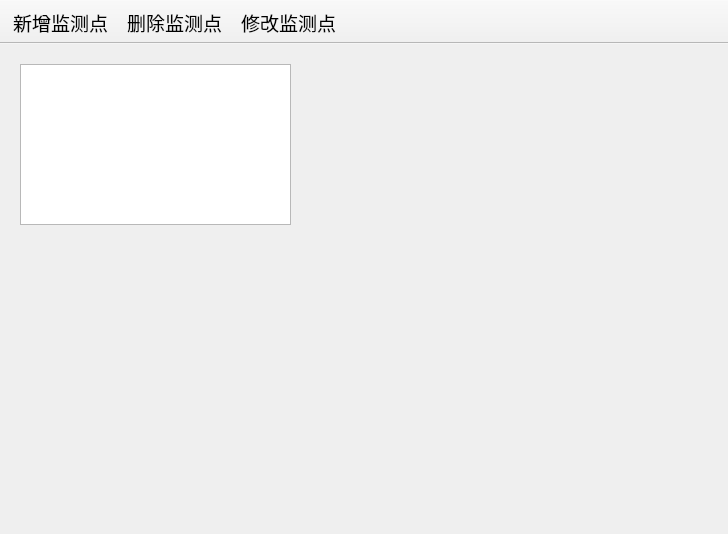
<?xml version="1.0" encoding="UTF-8"?>
<ui version="4.0">
 <class>PlacePage</class>
 <widget class="QMainWindow" name="PlacePage">
  <property name="geometry">
   <rect>
    <x>0</x>
    <y>0</y>
    <width>728</width>
    <height>534</height>
   </rect>
  </property>
  <property name="font">
   <font>
    <family>Times New Roman</family>
    <pointsize>14</pointsize>
   </font>
  </property>
  <property name="contextMenuPolicy">
   <enum>Qt::NoContextMenu</enum>
  </property>
  <property name="windowTitle">
   <string>MainWindow</string>
  </property>
  <widget class="QWidget" name="centralwidget">
   <widget class="QTableView" name="tableView">
    <property name="geometry">
     <rect>
      <x>20</x>
      <y>20</y>
      <width>271</width>
      <height>161</height>
     </rect>
    </property>
    <property name="contextMenuPolicy">
     <enum>Qt::CustomContextMenu</enum>
    </property>
    <property name="sizeAdjustPolicy">
     <enum>QAbstractScrollArea::AdjustToContents</enum>
    </property>
    <property name="alternatingRowColors">
     <bool>true</bool>
    </property>
    <property name="selectionMode">
     <enum>QAbstractItemView::SingleSelection</enum>
    </property>
    <property name="selectionBehavior">
     <enum>QAbstractItemView::SelectRows</enum>
    </property>
    <property name="sortingEnabled">
     <bool>true</bool>
    </property>
   </widget>
  </widget>
  <widget class="QToolBar" name="toolBar">
   <property name="windowTitle">
    <string>toolBar</string>
   </property>
   <property name="movable">
    <bool>false</bool>
   </property>
   <property name="iconSize">
    <size>
     <width>32</width>
     <height>32</height>
    </size>
   </property>
   <property name="toolButtonStyle">
    <enum>Qt::ToolButtonTextUnderIcon</enum>
   </property>
   <attribute name="toolBarArea">
    <enum>TopToolBarArea</enum>
   </attribute>
   <attribute name="toolBarBreak">
    <bool>false</bool>
   </attribute>
   <addaction name="actPlace_add"/>
   <addaction name="actPlace_delete"/>
   <addaction name="actPlace_modify"/>
  </widget>
  <action name="actPlace_add">
   <property name="icon">
    <iconset resource="../icons.qrc">
     <normaloff>:/icons/plus_round.png</normaloff>:/icons/plus_round.png</iconset>
   </property>
   <property name="text">
    <string>新增监测点</string>
   </property>
   <property name="toolTip">
    <string>&lt;html&gt;&lt;head/&gt;&lt;body&gt;&lt;p align=&quot;center&quot;&gt;&lt;span style=&quot; font-size:12pt;&quot;&gt;新增一个检测点&lt;/span&gt;&lt;/p&gt;&lt;/body&gt;&lt;/html&gt;</string>
   </property>
   <property name="statusTip">
    <string>增加一个新的监测点</string>
   </property>
   <property name="font">
    <font>
     <family>Times New Roman</family>
     <pointsize>14</pointsize>
    </font>
   </property>
   <property name="menuRole">
    <enum>QAction::NoRole</enum>
   </property>
  </action>
  <action name="actPlace_delete">
   <property name="icon">
    <iconset resource="../icons.qrc">
     <normaloff>:/icons/minus_round.png</normaloff>:/icons/minus_round.png</iconset>
   </property>
   <property name="text">
    <string>删除监测点</string>
   </property>
   <property name="toolTip">
    <string>&lt;html&gt;&lt;head/&gt;&lt;body&gt;&lt;p align=&quot;center&quot;&gt;&lt;span style=&quot; font-size:12pt;&quot;&gt;删除一个监测点&lt;/span&gt;&lt;/p&gt;&lt;/body&gt;&lt;/html&gt;</string>
   </property>
   <property name="statusTip">
    <string>删除选中的监测点</string>
   </property>
   <property name="font">
    <font>
     <family>Times New Roman</family>
     <pointsize>14</pointsize>
    </font>
   </property>
   <property name="menuRole">
    <enum>QAction::NoRole</enum>
   </property>
  </action>
  <action name="actPlace_modify">
   <property name="icon">
    <iconset resource="../icons.qrc">
     <normaloff>:/icons/edit_square.png</normaloff>:/icons/edit_square.png</iconset>
   </property>
   <property name="text">
    <string>修改监测点</string>
   </property>
   <property name="toolTip">
    <string>&lt;html&gt;&lt;head/&gt;&lt;body&gt;&lt;p align=&quot;center&quot;&gt;&lt;span style=&quot; font-size:12pt;&quot;&gt;修改监测点&lt;/span&gt;&lt;/p&gt;&lt;/body&gt;&lt;/html&gt;</string>
   </property>
   <property name="statusTip">
    <string>修改选中的监测点</string>
   </property>
   <property name="font">
    <font>
     <family>Times New Roman</family>
     <pointsize>14</pointsize>
    </font>
   </property>
   <property name="menuRole">
    <enum>QAction::NoRole</enum>
   </property>
  </action>
 </widget>
 <resources>
  <include location="../icons.qrc"/>
 </resources>
 <connections/>
</ui>
